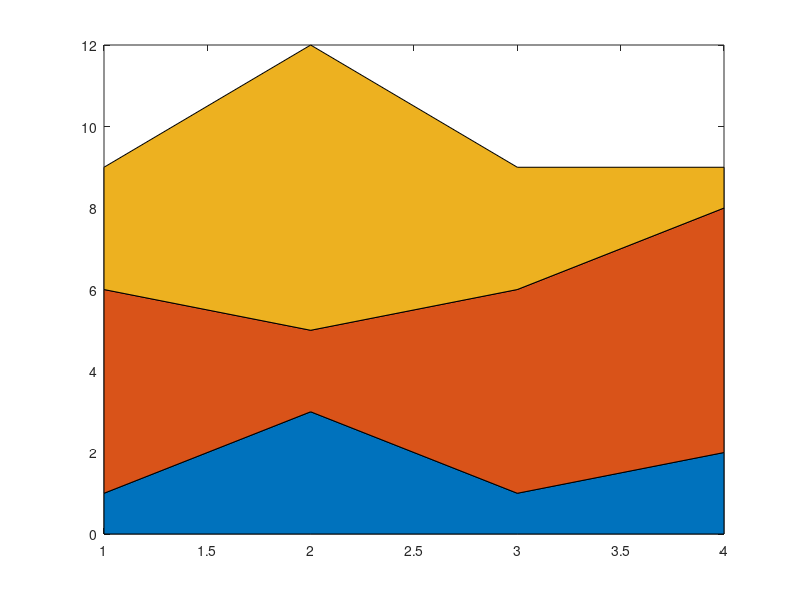

This chart was generated by the following MATLAB code: (Note: this script raises an error after producing the figure.)

y = [1, 5, 3;
     3, 2, 7;
     1, 5, 3;
     2, 6, 1];
 
fig = figure; 
area(y)

response = fig2plotly(fig,'name','matlab_basic_area');
plotly_url = response.url;
